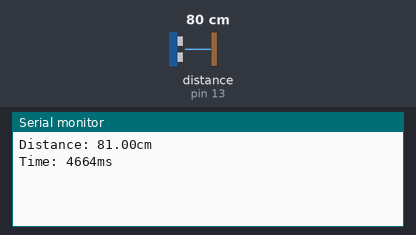
This sketch was run on a simulated Arduino Uno, built with avr-gcc and run on an emulated ATmega328P. Parts: the last lines printed to the serial monitor. The test bench sets the inputs (shaded band); at power-on: distance to the obstacle (sensor on pin 13) 80 cm. The echo pulse lasts 58.3 µs per cm.

Above: at 1.9 s.
2.0 s: distance to the obstacle (sensor on pin 13) set to 2 cm
At 3.0 s:
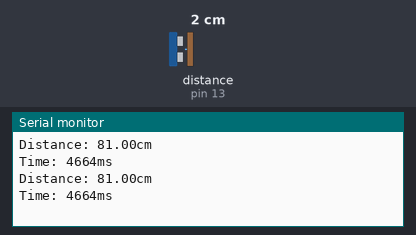
3.5 s: distance to the obstacle (sensor on pin 13) set to 4 cm
At 4.9 s:
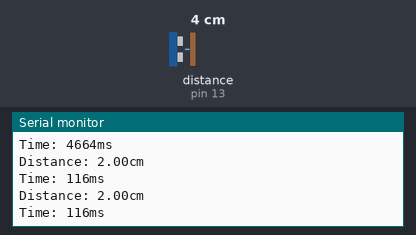
Timing chart, 0 to 6.5 s (numbered marks = the images above; inputs shaded):
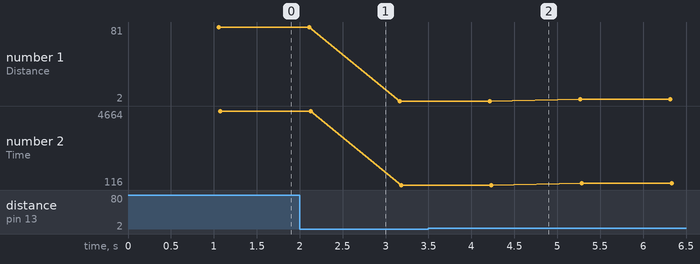

Measured:
- plotted number 1: 81 → 2 after the input at 2.0 s, 2 → 4 after the input at 3.5 s
- plotted number 2: 4664 → 116 after the input at 2.0 s, 116 → 233 after the input at 3.5 s

The sketch:

dis_ultrasonic.ino
```cpp
#include <NewPing.h>

#define TRIGGER_PIN  12
#define ECHO_PIN     13
#define MAX_DISTANCE 400 // Maximum distance we want to measure (in centimeters).


NewPing sonar(TRIGGER_PIN, ECHO_PIN, MAX_DISTANCE); // NewPing setup of pins and maximum distance.

void setup() {
  Serial.begin(9600);
}

void loop() {
  delay(50);                    // Wait 50ms between pings (about 20 pings/sec). 29ms should be the shortest delay between pings.

  unsigned int time = sonar.ping();
  // float distance = sonar.ping_cm(); // Send ping, get distance in cm and print result (0 = outside set distance range)

  float distance = time / US_ROUNDTRIP_CM;
  delay(1000);
  Serial.print("Distance: ");
  Serial.print(distance);
  Serial.println("cm");

  Serial.print("Time: ");
  Serial.print(time);
  Serial.println("ms");

  Serial.println();
}
```
